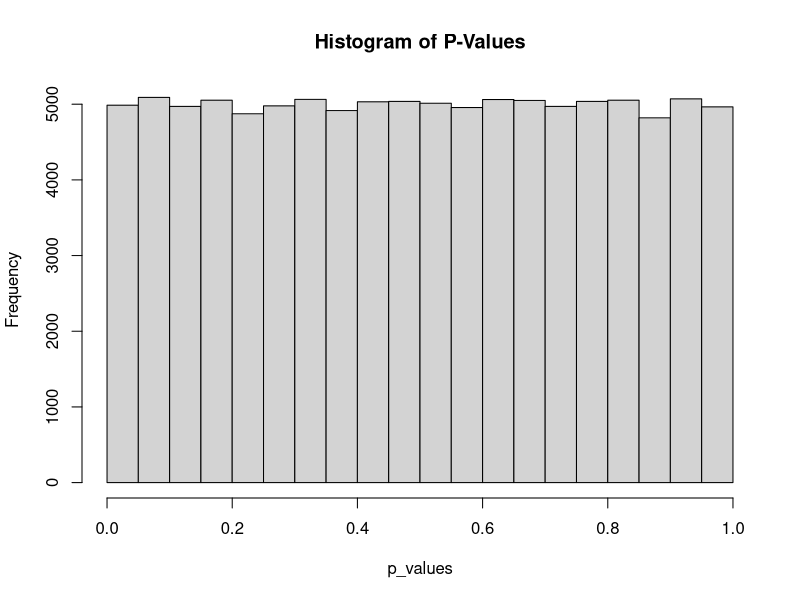
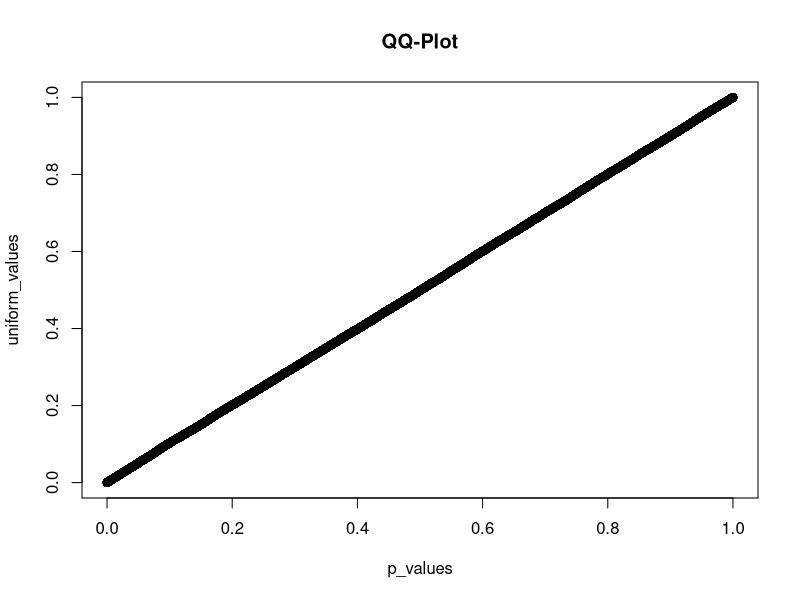

Reproduce these figures in R, in order.
p_values <- pt(rt(100000, 998), 998)
hist(p_values, main="Histogram of P-Values")
uniform_values <- runif(100000)
qqplot(p_values, uniform_values, main="QQ-Plot")